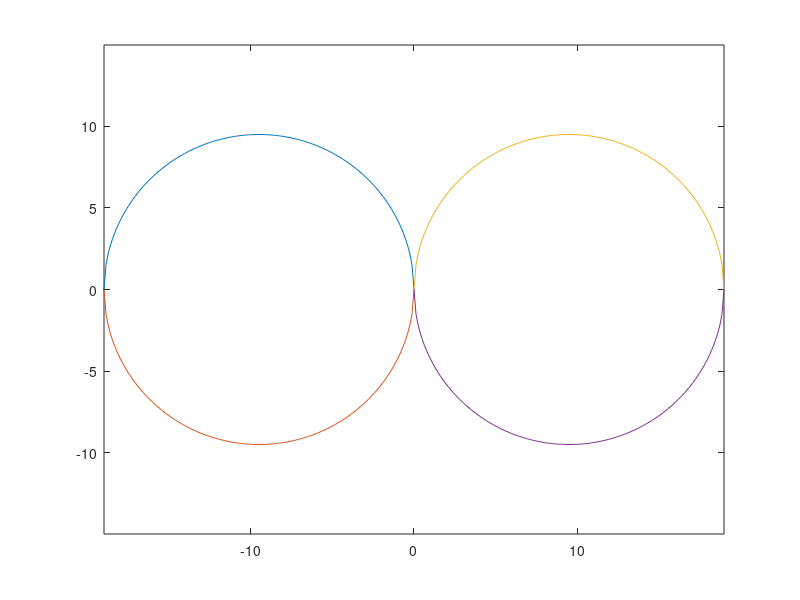

Source code (MATLAB):
clear
clc

R = 9.5;
x1 = 0:-(2*R/150):(-2*R);
y1 = sqrt(R^(2) - ((x1 + R).^(2)));
x2 = (-2*R):(2*R/150):0;
y2 = -sqrt(R^(2) - ((x2 + R).^(2)));
x3 = 0:(2*R/150):(2*R);
y3 = sqrt(R^(2) - ((x3 - R).^(2)));
x4 = (2*R):-(2*R/150):0;
y4 = -sqrt(R^(2) - ((x4 - R).^(2)));

figure()
plot(x1,y1)
hold on
plot(x2,y2)
plot(x3,y3)
plot(x4,y4)
axis equal

x = [x1 x2 x3 x4]';
y = [y1 y2 y3 y4]';
Spacing = ((diff(x)).^2 + (diff(y)).^2).^0.5;
dist = cumsum(Spacing);  
dist = [ 0 ; dist ; 4*pi*R];
radius_d = [R*(ones(1,0.5*length(x))) -R*(ones(1,0.5*length(x)))]';
curve_d = 1./radius_d;
theta_d = [0 ; cumsum(diff(dist).*curve_d)];

% save('SkidPad_Track_new','x','y','radius_d','curve_d','theta_d','dist')

% theta_d = atan2(diff(y),diff(x));

% for k = 2:1:length(theta_d)
%     dChange = theta_d(k) - theta_d(k-1);
%     if (abs(dChange) > 0.9*pi)
%         r = round(dChange/pi);
%         theta_d(k) = theta_d(k) - r*pi;
%     end
% end

% curve_d = diff(theta_d)./diff(dist);

% windowSize = round(length(x) / 500);
% b = (1/windowSize)*ones(1,windowSize);
% a = 1;
% theta_d = filter(b,a,theta_d);
% windowSize = round(length(x) / 50);
% b = (1/windowSize)*ones(1,windowSize);
% curve_d = filter(b,a,curve_d);
    
% radius_d = 1./curve_d;